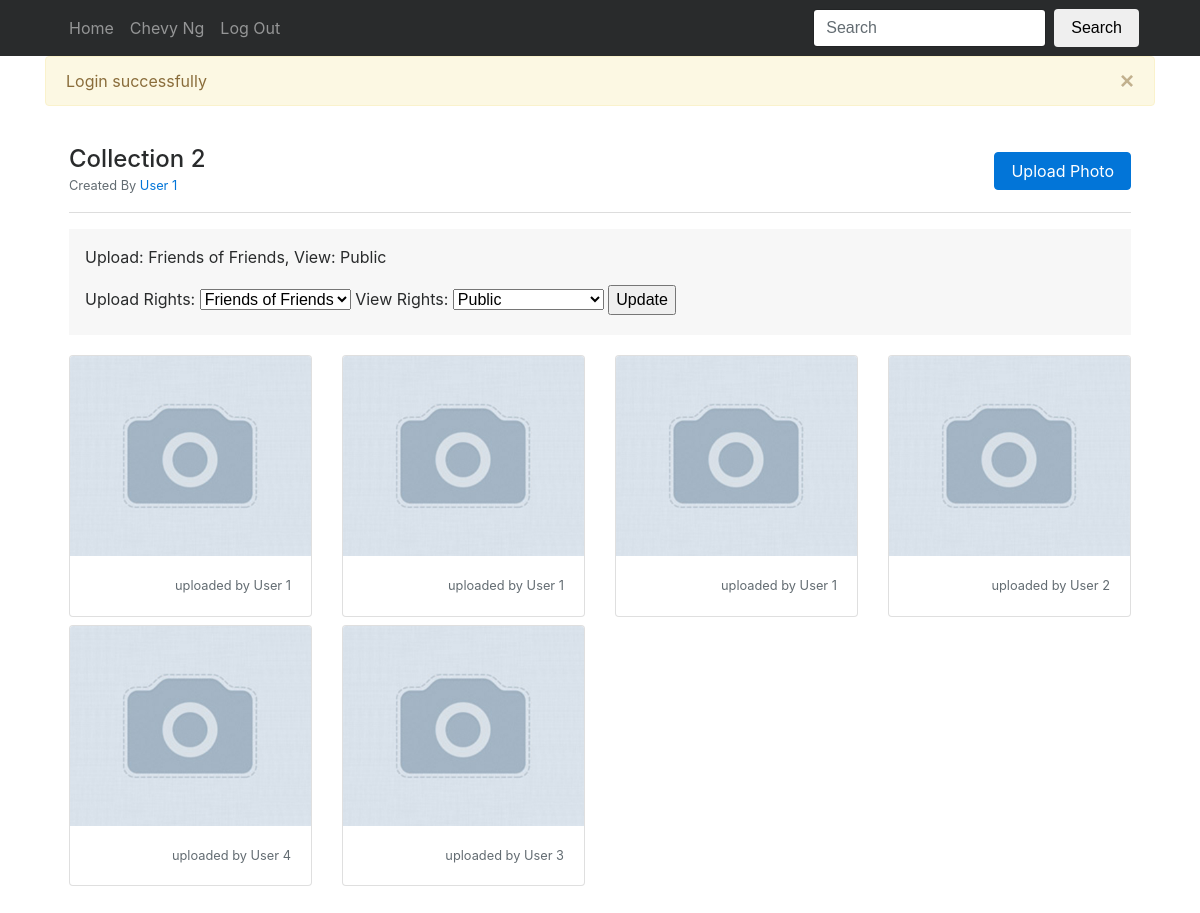
/collection/2 (signed in), run on the app's committed database.
### tables this page shows
CREATE TABLE `photoCollection` (
	`collectionID` INT(8) NOT NULL AUTO_INCREMENT,
	`userID` INT(8) NOT NULL,
	`uploadRights` TINYINT(2) NOT NULL DEFAULT '2',
	`viewRights` TINYINT(2) NOT NULL DEFAULT '2',
	`CREATED_AT` TIMESTAMP NOT NULL DEFAULT CURRENT_TIMESTAMP,
	`UPDATED_AT` TIMESTAMP NOT NULL,
	PRIMARY KEY (`collectionID`),
	FOREIGN KEY (`userID`) REFERENCES `user`(`userID`) ON DELETE CASCADE ON UPDATE CASCADE
);

CREATE TABLE `photo` (
	`photoID` INT NOT NULL AUTO_INCREMENT PRIMARY KEY,
	`collectionID` INT NOT NULL,
	`userID` INT NOT NULL,
	`path` VARCHAR(255) NOT NULL,
	`CREATED_AT` TIMESTAMP NOT NULL DEFAULT 0,
	`UPDATED_AT` TIMESTAMP on update CURRENT_TIMESTAMP NOT NULL DEFAULT CURRENT_TIMESTAMP,
	FOREIGN KEY (`collectionID`) REFERENCES `photoCollection`(`collectionID`) ON DELETE CASCADE ON UPDATE CASCADE,
	FOREIGN KEY (`userID`) REFERENCES `user`(`userID`) ON DELETE CASCADE ON UPDATE CASCADE
);

### public/index.php (called while the page is built, shortened)
<?php
$app = new Application();
?>

### application/core/model.php (called while the page is built, shortened)
<?php
class Model
{
  private function openDatabaseConnection()
  {
    $options = array(PDO::ATTR_DEFAULT_FETCH_MODE => PDO::FETCH_OBJ, PDO::ATTR_ERRMODE => PDO::ERRMODE_WARNING);
    $this->db = new PDO(DB_TYPE . ':host=' . DB_HOST . ';dbname=' . DB_NAME . ';charset=' . DB_CHARSET, DB_USER, DB_PASS, $options);
  }
}
?>

### application/model/collection.php (called while the page is built, shortened)
<?php
require_once APP . 'core/model.php';
class Collection extends Model
{
  public function find_by_id($collectionID)
  {
    $sql = "SELECT *
            FROM photoCollection
            WHERE collectionID = :collectionID";
    $query = $this->db->prepare($sql);
    $params = array(':collectionID' => $collectionID);
    $query->execute($params);
    return $query->fetch();
  }
  public function find_colllection_photos($collectionID)
  {
    $sql = "SELECT *
            FROM photo
            WHERE collectionID = :collectionID";
    $query = $this->db->prepare($sql);
    $params = array(':collectionID' => $collectionID);
    $query->execute($params);
    return $query->fetchAll();
  }
}
?>

### application/view/collections/view.php (the view)
<div class="p-4">
  <div class="row align-items-center mb-3">
    <div class="col-6">
      <h4 class="mb-0">Collection <?= $collectionID ?></h4>
      <small class="text-muted">Created By <a href="<?= URL . $collection->userID ?>">User <?= $collection->userID ?></a></small>
    </div>
    <div class="col-6 text-right">
      <? if ($user_upload_rights) { ?>
        <a class="btn btn-primary" href="<?= URL; ?>photo/upload?collectionID=<?= $collectionID ?>">Upload Photo</a>
      <? } ?>
    </div>
  </div>
  <div class="mt-3 mb-3" style="border-top: 1px solid #DDD;"></div>
  <div class="mb-3 bg-faded p-3">
    <? $privacy = array('Friends', 'Friends of Friends', 'Public'); ?>
    <p>Upload: <?= $privacy[$collection->uploadRights] ?>,  View: <?= $privacy[$collection->viewRights] ?></p>
    <? require APP . 'view/collections/edit.php'; ?>
  </div>
  <? if (count($collection_photos) > 0) { ?>
    <div class="row">
    <?php foreach ($collection_photos as $photo) { ?>
      <div class="col-3">
        <a href="<?= URL; ?>photo/<?= $photo->photoID ?>">
        <div class="card mt-1 mb-1">
          <img class="card-img-top" src="<?= URL; ?><?= $photo->path ?>" onError="this.src ='<?= URL; ?>images/missing.jpg'" style="object-fit: cover; height: 200px;">
          <div class="card-block">
            <p class="card-text text-muted small text-right">
              uploaded by User <?= $photo->userID ?>
            </p>
          </div>
        </div>
        </a>
      </div>
    <?php } ?>
    </div>
  <? } ?>
</div>

### application/view/collections/edit.php (shortened to what this page needs)
<? if ($this->current_userID == $collection->userID) { ?>
  <form action="<?php echo URL; ?>collection/update" method="POST">
    <label>Upload Rights: </label>
    <select name="uploadRights" id="uploadRights">
      <? foreach($privacy as $key=>$privacy_type) { ?>
          <? if ($key == $collection->uploadRights) { ?>
            <option selected value="<?= $key ?>"><?= $privacy_type ?></option>
          <? } else { ?>
            <option value="<?= $key ?>"><?= $privacy_type ?></option>
          <? } ?>
      <? } ?>
    </select>
    <label>View Rights: </label>
    <select name="viewRights" id="viewRights">
      <? foreach($privacy as $key=>$privacy_type) { ?>
          <? if ($key == $collection->viewRights) { ?>
            <option selected value="<?= $key ?>"><?= $privacy_type ?></option>
          <? } else { ?>
            <option value="<?= $key ?>"><?= $privacy_type ?></option>
          <? } ?>
      <? } ?>
    </select>
    <input type="submit" name="update" value="Update" />
  </form>
<? } ?>

### data on the page
photocollection: userID "1", uploadRights "Friends of Friends", viewRights "Public"
photo: userID "1"
photo: userID "1"
photo: userID "1"
photo: userID "2"
photo: userID "4"
photo: userID "3"

### other printed values
$this->current_user->first_name "Chevy"
$this->current_user->last_name "Ng"
$_SESSION['message'] "Login successfully"
$collectionID "2"
